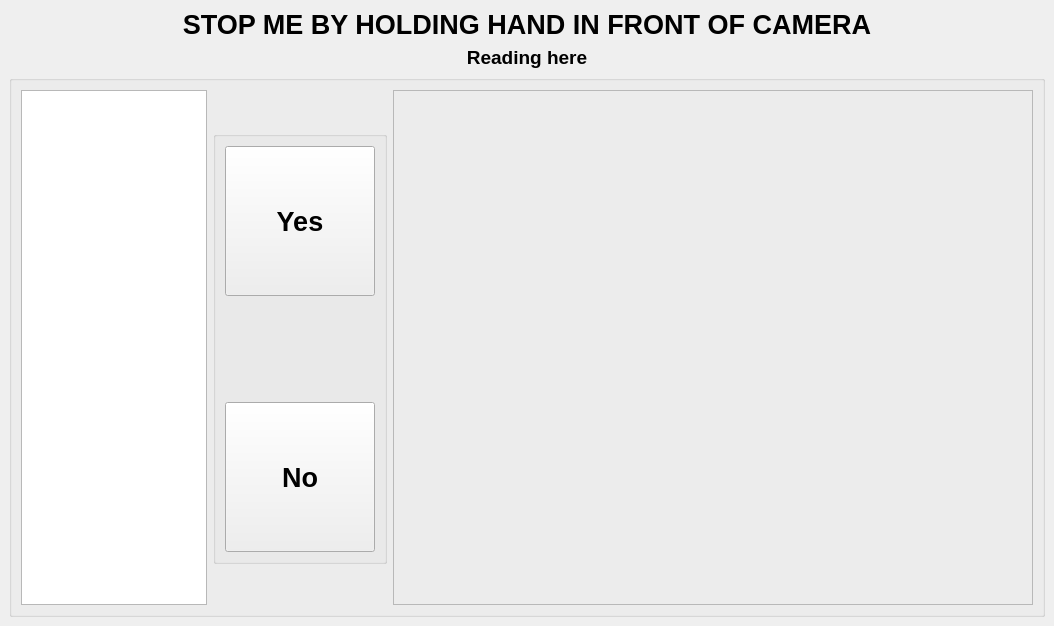
<?xml version="1.0" encoding="UTF-8"?>
<ui version="4.0">
 <class>MainWindowDesign</class>
 <widget class="QMainWindow" name="MainWindowDesign">
  <property name="geometry">
   <rect>
    <x>0</x>
    <y>0</y>
    <width>1054</width>
    <height>626</height>
   </rect>
  </property>
  <property name="font">
   <font>
    <pointsize>20</pointsize>
    <weight>75</weight>
    <bold>true</bold>
   </font>
  </property>
  <property name="windowTitle">
   <string>RangerLibrarian</string>
  </property>
  <property name="windowIcon">
   <iconset resource="../resources/images.qrc">
    <normaloff>:/images/icon.png</normaloff>:/images/icon.png</iconset>
  </property>
  <property name="locale">
   <locale language="English" country="UnitedKingdom"/>
  </property>
  <widget class="QWidget" name="centralwidget">
   <layout class="QVBoxLayout" name="verticalLayout">
    <item>
     <widget class="QLabel" name="label_text">
      <property name="sizePolicy">
       <sizepolicy hsizetype="Preferred" vsizetype="Preferred">
        <horstretch>0</horstretch>
        <verstretch>0</verstretch>
       </sizepolicy>
      </property>
      <property name="font">
       <font>
        <pointsize>20</pointsize>
        <weight>75</weight>
        <bold>true</bold>
       </font>
      </property>
      <property name="text">
       <string>STOP ME BY HOLDING HAND IN FRONT OF CAMERA</string>
      </property>
      <property name="alignment">
       <set>Qt::AlignCenter</set>
      </property>
     </widget>
    </item>
    <item>
     <widget class="QLabel" name="label_navigator">
      <property name="font">
       <font>
        <pointsize>14</pointsize>
       </font>
      </property>
      <property name="text">
       <string>Reading here</string>
      </property>
      <property name="alignment">
       <set>Qt::AlignCenter</set>
      </property>
     </widget>
    </item>
    <item>
     <widget class="QGroupBox" name="groupBox_12">
      <property name="sizePolicy">
       <sizepolicy hsizetype="Preferred" vsizetype="Preferred">
        <horstretch>0</horstretch>
        <verstretch>0</verstretch>
       </sizepolicy>
      </property>
      <property name="layoutDirection">
       <enum>Qt::LeftToRight</enum>
      </property>
      <property name="styleSheet">
       <string notr="true"/>
      </property>
      <property name="title">
       <string/>
      </property>
      <layout class="QGridLayout" name="gridLayout_3">
       <item row="1" column="0">
        <widget class="QListView" name="view_logging">
         <property name="sizePolicy">
          <sizepolicy hsizetype="Maximum" vsizetype="Minimum">
           <horstretch>0</horstretch>
           <verstretch>0</verstretch>
          </sizepolicy>
         </property>
         <property name="minimumSize">
          <size>
           <width>0</width>
           <height>300</height>
          </size>
         </property>
         <property name="font">
          <font>
           <pointsize>10</pointsize>
          </font>
         </property>
        </widget>
       </item>
       <item row="1" column="2">
        <widget class="rqt_image_view::RatioLayoutedFrame" name="image_frame">
         <property name="sizePolicy">
          <sizepolicy hsizetype="Expanding" vsizetype="Expanding">
           <horstretch>0</horstretch>
           <verstretch>0</verstretch>
          </sizepolicy>
         </property>
         <property name="minimumSize">
          <size>
           <width>640</width>
           <height>480</height>
          </size>
         </property>
         <property name="frameShape">
          <enum>QFrame::StyledPanel</enum>
         </property>
         <property name="frameShadow">
          <enum>QFrame::Raised</enum>
         </property>
        </widget>
       </item>
       <item row="1" column="1">
        <widget class="QGroupBox" name="groupBox">
         <property name="sizePolicy">
          <sizepolicy hsizetype="Maximum" vsizetype="Maximum">
           <horstretch>0</horstretch>
           <verstretch>0</verstretch>
          </sizepolicy>
         </property>
         <property name="font">
          <font>
           <pointsize>20</pointsize>
           <weight>75</weight>
           <bold>true</bold>
          </font>
         </property>
         <property name="title">
          <string/>
         </property>
         <layout class="QGridLayout" name="gridLayout_4">
          <item row="0" column="0">
           <widget class="QPushButton" name="button_confirm">
            <property name="sizePolicy">
             <sizepolicy hsizetype="Fixed" vsizetype="Fixed">
              <horstretch>0</horstretch>
              <verstretch>0</verstretch>
             </sizepolicy>
            </property>
            <property name="minimumSize">
             <size>
              <width>150</width>
              <height>150</height>
             </size>
            </property>
            <property name="font">
             <font>
              <pointsize>20</pointsize>
              <weight>75</weight>
              <bold>true</bold>
             </font>
            </property>
            <property name="styleSheet">
             <string notr="true"/>
            </property>
            <property name="text">
             <string>Yes</string>
            </property>
           </widget>
          </item>
          <item row="2" column="0">
           <widget class="QPushButton" name="button_reject">
            <property name="sizePolicy">
             <sizepolicy hsizetype="Fixed" vsizetype="Fixed">
              <horstretch>0</horstretch>
              <verstretch>0</verstretch>
             </sizepolicy>
            </property>
            <property name="minimumSize">
             <size>
              <width>150</width>
              <height>150</height>
             </size>
            </property>
            <property name="font">
             <font>
              <pointsize>20</pointsize>
             </font>
            </property>
            <property name="text">
             <string>No</string>
            </property>
           </widget>
          </item>
          <item row="1" column="0">
           <spacer name="verticalSpacer">
            <property name="orientation">
             <enum>Qt::Vertical</enum>
            </property>
            <property name="sizeHint" stdset="0">
             <size>
              <width>20</width>
              <height>100</height>
             </size>
            </property>
           </spacer>
          </item>
         </layout>
        </widget>
       </item>
      </layout>
     </widget>
    </item>
   </layout>
  </widget>
  <action name="action_Quit">
   <property name="text">
    <string>&amp;Quit</string>
   </property>
   <property name="shortcut">
    <string>Ctrl+Q</string>
   </property>
   <property name="shortcutContext">
    <enum>Qt::ApplicationShortcut</enum>
   </property>
  </action>
 </widget>
 <customwidgets>
  <customwidget>
   <class>rqt_image_view::RatioLayoutedFrame</class>
   <extends>QFrame</extends>
   <header>../include/ranger_librarian_gui/ratio_layouted_frame.hpp</header>
   <container>1</container>
  </customwidget>
 </customwidgets>
 <tabstops>
  <tabstop>view_logging</tabstop>
  <tabstop>button_confirm</tabstop>
  <tabstop>button_reject</tabstop>
 </tabstops>
 <resources>
  <include location="../resources/images.qrc"/>
 </resources>
 <connections>
  <connection>
   <sender>action_Quit</sender>
   <signal>triggered()</signal>
   <receiver>MainWindowDesign</receiver>
   <slot>close()</slot>
   <hints>
    <hint type="sourcelabel">
     <x>-1</x>
     <y>-1</y>
    </hint>
    <hint type="destinationlabel">
     <x>399</x>
     <y>299</y>
    </hint>
   </hints>
  </connection>
 </connections>
</ui>
